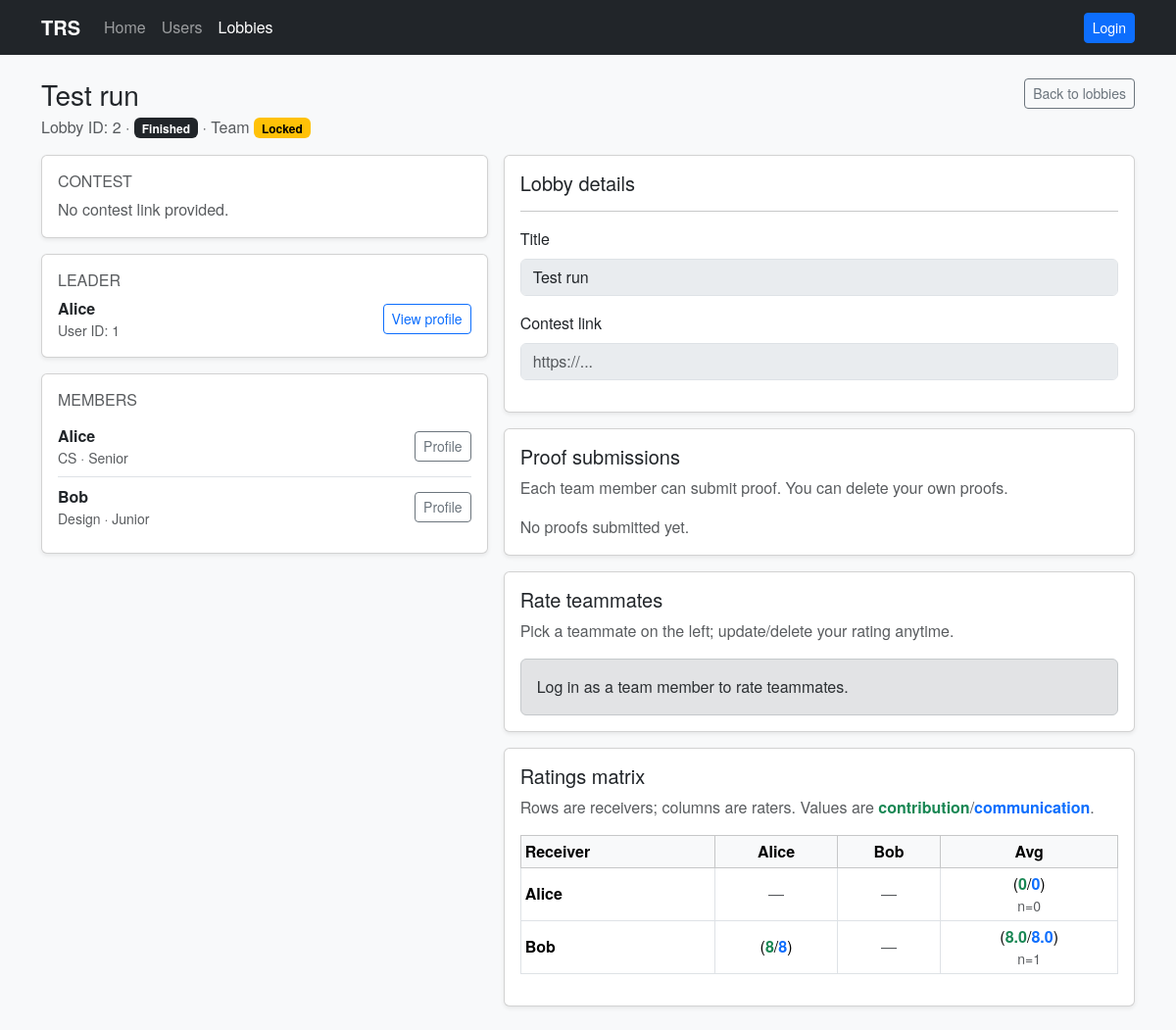
/lobbies/2, run on an earlier commit of the app's database.
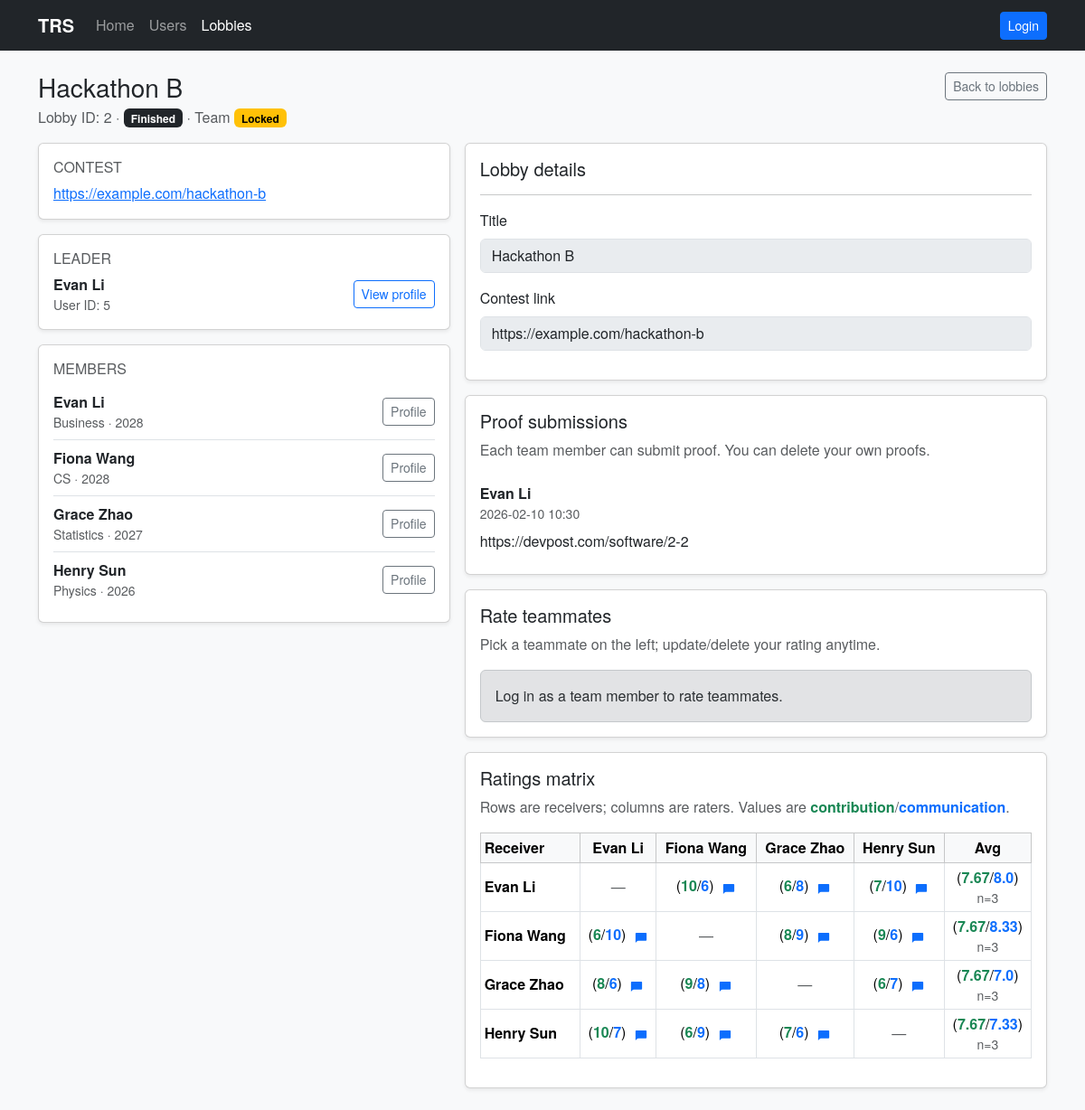
And on a later commit of the database.
### models.py (models this page shows, shortened)
class Lobby(db.Model):
    id = db.Column(db.Integer, primary_key=True)
    title = db.Column(db.String(200), nullable=False)
    contest_link = db.Column(db.String(500))
    leader_id = db.Column(db.Integer)
    finished = db.Column(db.Boolean, default=False)
    finished_at = db.Column(db.DateTime)
    created_at = db.Column(db.DateTime, default=datetime.utcnow)
    teams = db.relationship('Team', backref='lobby', cascade='all, delete-orphan')

class User(db.Model):
    id = db.Column(db.Integer, primary_key=True)
    name = db.Column(db.String(120), nullable=False)
    major = db.Column(db.String(120))
    year = db.Column(db.String(50))
    bio = db.Column(db.String(1000))
    contact = db.Column(db.String(500))
    phone = db.Column(db.String(80))
    email = db.Column(db.String(200))
    created_at = db.Column(db.DateTime, default=datetime.utcnow)

class Rating(db.Model):
    id = db.Column(db.Integer, primary_key=True)
    team_id = db.Column(db.Integer, db.ForeignKey('team.id'))
    rater_id = db.Column(db.Integer)
    target_user_id = db.Column(db.Integer)
    contribution = db.Column(db.Integer)
    communication = db.Column(db.Integer)
    would_work_again = db.Column(db.Boolean, default=False)
    comment = db.Column(db.String(1000))
    created_at = db.Column(db.DateTime, default=datetime.utcnow)

class Submission(db.Model):
    id = db.Column(db.Integer, primary_key=True)
    team_id = db.Column(db.Integer, db.ForeignKey('team.id'))
    submitter_id = db.Column(db.Integer)
    proof_link = db.Column(db.String(1000))
    created_at = db.Column(db.DateTime, default=datetime.utcnow)

### app.py (the view, shortened to what this page needs)
@app.route('/lobbies/<int:lobby_id>', methods=['GET', 'POST'])
def lobby_detail(lobby_id):
    from models import Lobby, Team, User, Rating
    lobby = Lobby.query.get_or_404(lobby_id)
    team = Team.query.filter_by(lobby_id=lobby.id).first()
    leader = User.query.get(lobby.leader_id) if lobby.leader_id else None
    viewer = get_current_user()
    is_leader = viewer is not None and lobby.leader_id is not None and viewer.id == lobby.leader_id
    members = []
    if team:
        for tm in team.members:
            u = User.query.get(tm.user_id)
            if u:
                members.append(u)
    is_member = False
    if viewer and team:
        is_member = any(tm.user_id == viewer.id for tm in team.members)
    submissions = []
    if team:
        from models import Submission
        for s in team.submissions:
            submitter = User.query.get(s.submitter_id) if getattr(s, 'submitter_id', None) else None
            submissions.append({'submission': s, 'submitter': submitter})
        submissions.sort(key=lambda x: (x['submission'].created_at or datetime.min), reverse=True)
    teammates = []
    if viewer:
        teammates = [m for m in members if m.id != viewer.id]
    ratings = []
    rating_by_pair = {}
    viewer_ratings_by_target = {}
    avg_by_target = {}
    if team:
        ratings = Rating.query.filter_by(team_id=team.id).all()
        for r in ratings:
            rating_by_pair[(r.target_user_id, r.rater_id)] = r
            if viewer and r.rater_id == viewer.id:
                viewer_ratings_by_target[r.target_user_id] = r
        for m in members:
            rs = [r for r in ratings if r.target_user_id == m.id]
            if rs:
                avg_by_target[m.id] = {
                    'contribution': round(sum(r.contribution or 0 for r in rs) / len(rs), 2),
                    'communication': round(sum(r.communication or 0 for r in rs) / len(rs), 2),
                    'count': len(rs),
                }
            else:
                avg_by_target[m.id] = {'contribution': 0, 'communication': 0, 'count': 0}
    return render_template(
        'lobby_detail.html',
        lobby=lobby,
        team=team,
        leader=leader,
        members=members,
        is_leader=is_leader,
        is_member=is_member,
        submissions=submissions,
        teammates=teammates,
        ratings=ratings,
        rating_by_pair=rating_by_pair,
        viewer_ratings_by_target=viewer_ratings_by_target,
        avg_by_target=avg_by_target,
    )

### app.py (called while the page is built)
def get_current_user():
    from models import User
    user_id = session.get('user_id')
    if not user_id:
        return None
    return User.query.get(user_id)

@app.context_processor
def inject_current_user():
    return {'current_user': get_current_user()}

### templates/lobby_detail.html (shortened to what the changed rows need)
{% extends 'base.html' %}
{% block content %}
  <div class="d-flex align-items-start justify-content-between gap-3 mb-3">
    <div>
      <h1 class="h3 mb-1">{{ lobby.title }}</h1>
      <div class="text-muted">
        Lobby ID: {{ lobby.id }}
        {% if lobby.finished %}· <span class="badge text-bg-dark">Finished</span>{% endif %}
        {% if team %}· Team {% if team.locked %}<span class="badge text-bg-warning">Locked</span>{% else %}<span class="badge text-bg-success">Open</span>{% endif %}{% endif %}
      </div>
    </div>
  </div>
  <div class="row g-3">
    <div class="col-lg-5">
      <div class="card shadow-sm">
        <div class="card-body">
          <h2 class="h6 text-uppercase text-muted">Contest</h2>
          {% if lobby.contest_link %}
            <a href="{{ lobby.contest_link }}" target="_blank" rel="noopener noreferrer">{{ lobby.contest_link }}</a>
          {% else %}
            <div class="text-muted">No contest link provided.</div>
          {% endif %}
        </div>
      </div>
      <div class="card shadow-sm mt-3">
        <div class="card-body">
          <h2 class="h6 text-uppercase text-muted">Leader</h2>
          {% if leader %}
            <div class="d-flex align-items-center justify-content-between gap-2">
              <div>
                <div class="fw-semibold">{{ leader.name }}</div>
                <div class="text-muted small">User ID: {{ leader.id }}</div>
              </div>
              <a class="btn btn-sm btn-outline-primary" href="{{ url_for('user_profile', user_id=leader.id) }}">View profile</a>
            </div>
          {% else %}
            <div class="text-muted">No leader assigned.</div>
          {% endif %}
        </div>
      </div>
      <div class="card shadow-sm mt-3">
        <div class="card-body">
          <h2 class="h6 text-uppercase text-muted">Members</h2>
          {% if members|length %}
            <div class="list-group list-group-flush">
              {% for m in members %}
                <div class="list-group-item px-0 d-flex align-items-center justify-content-between gap-2">
                  <div>
                    <div class="fw-semibold">{{ m.name }}</div>
                    <div class="text-muted small">{{ m.major or '—' }}{% if m.year %} · {{ m.year }}{% endif %}</div>
                  </div>
                  <a class="btn btn-sm btn-outline-secondary" href="{{ url_for('user_profile', user_id=m.id) }}">Profile</a>
                </div>
              {% endfor %}
            </div>
          {% else %}
            <div class="text-muted">No members yet.</div>
          {% endif %}
        </div>
      </div>
    </div>
    <div class="col-lg-7">
      <div class="card shadow-sm">
        <div class="card-body">
          <div class="d-flex align-items-center justify-content-between">
            <h2 class="h5 mb-0">Lobby details</h2>
          </div>
          <form method="post" action="{{ url_for('lobby_detail', lobby_id=lobby.id) }}">
            <fieldset {% if not is_leader %}disabled{% endif %}>
              <div class="mb-3">
                <label class="form-label" for="title">Title</label>
                <input class="form-control" id="title" name="title" value="{{ lobby.title }}" required>
              </div>
              <div class="mb-3">
                <label class="form-label" for="contest_link">Contest link</label>
                <input class="form-control" id="contest_link" name="contest_link" value="{{ lobby.contest_link or '' }}" placeholder="https://...">
              </div>
            </fieldset>
          </form>
        </div>
      </div>
      {% if lobby.finished %}
        <div class="card shadow-sm mt-3">
          <div class="card-body">
            <h2 class="h5">Proof submissions</h2>
            <p class="text-muted mb-3">Each team member can submit proof. You can delete your own proofs.</p>
            {% if submissions|length %}
              <div class="list-group list-group-flush">
                {% for item in submissions %}
                  <div class="list-group-item px-0">
                    <div class="d-flex justify-content-between align-items-start gap-2">
                      <div>
                        <div class="fw-semibold">
                          {% if item.submitter %}{{ item.submitter.name }}{% else %}Unknown submitter{% endif %}
                        </div>
                        <div class="text-muted small">{{ item.submission.created_at.strftime('%Y-%m-%d %H:%M') if item.submission.created_at else '' }}</div>
                      </div>
                    </div>
                    <div class="mt-2">{{ item.submission.proof_link }}</div>
                  </div>
                {% endfor %}
              </div>
            {% else %}
              <div class="text-muted">No proofs submitted yet.</div>
            {% endif %}
          </div>
        </div>
            <div class="card shadow-sm mt-3">
              <div class="card-body">
                <h2 class="h5">Rate teammates</h2>
              </div>
            </div>
            <div class="card shadow-sm mt-3">
              <div class="card-body">
                <h2 class="h5">Ratings matrix</h2>
                {% if members|length %}
                  <div class="table-responsive">
                    <table class="table table-sm table-bordered align-middle text-center">
                      <thead class="table-light">
                        <tr>
                          <th class="text-start">Receiver</th>
                          {% for rater in members %}
                            <th>{{ rater.name }}</th>
                          {% endfor %}
                          <th>Avg</th>
                        </tr>
                      </thead>
                      <tbody>
                        {% for receiver in members %}
                          <tr>
                            <th class="text-start">{{ receiver.name }}</th>
                            {% for rater in members %}
                              <td>
                                {% if receiver.id == rater.id %}
                                  <span class="text-muted">—</span>
                                {% else %}
                                  {% set cell = rating_by_pair.get((receiver.id, rater.id)) %}
                                  {% if cell %}
                                    (<span class="text-success fw-semibold">{{ cell.contribution }}</span>/<span class="text-primary fw-semibold">{{ cell.communication }}</span>)
                                    {% if cell.comment %}
                                      <button type="button" class="btn btn-link btn-sm p-0 ms-1" data-bs-toggle="popover" data-bs-trigger="focus" data-bs-placement="top" title="Comment" data-bs-content="{{ cell.comment|e }}">
                                      </button>
                                    {% endif %}
                                  {% else %}
                                    <span class="text-muted">—</span>
                                  {% endif %}
                                {% endif %}
                              </td>
                            {% endfor %}
                            <td>
                              {% set a = avg_by_target.get(receiver.id) %}
                              (<span class="text-success fw-semibold">{{ a.contribution }}</span>/<span class="text-primary fw-semibold">{{ a.communication }}</span>)
                              <div class="small text-muted">n={{ a.count }}</div>
                            </td>
                          </tr>
                        {% endfor %}
                      </tbody>
                    </table>
                  </div>
                {% else %}
                  <div class="text-muted">No ratings yet.</div>
                {% endif %}
              </div>
            </div>
        </div>
      {% endif %}
    </div>
{% endblock %}

What changed in the data, as far as the page shows it:
no longer on this page (row edited): User: name "Alice", id "1", major "CS", year "Senior", contribution "0", communication "0", count "0"
no longer on this page (row edited): User: name "Bob", major "Design", year "Junior", contribution "8.0", communication "8.0", count "1"
no longer on this page (row edited): Rating: contribution "8", communication "8"
changed Lobby id 2: title "Test run" → "Hackathon B"; contest_link (not shown) → "https://example.com/hackathon-b"
added User: name "Evan Li", id "5", major "Business", year "2028", submitter.name "Evan Li", contribution "7.67", communication "8.0", count "3"
added User: name "Fiona Wang", major "CS", year "2028", contribution "7.67", communication "8.33", count "3"
added User: name "Grace Zhao", major "Statistics", year "2027", contribution "7.67", communication "7.0", count "3"
added User: name "Henry Sun", major "Physics", year "2026", contribution "7.67", communication "7.33", count "3"
now on this page (row edited): Submission: submission.created_at "2026-02-10 10:30", submission.proof_link "https://devpost.com/software/2-2"
added Rating: contribution "10", communication "6"
added Rating: contribution "6", communication "8"
added Rating: contribution "7", communication "10"
added Rating: contribution "6", communication "10"
added Rating: contribution "8", communication "9"
added Rating: contribution "9", communication "6"
added Rating: contribution "8", communication "6"
added Rating: contribution "9", communication "8"
added Rating: contribution "6", communication "7"
added Rating: contribution "10", communication "7"
added Rating: contribution "6", communication "9"
added Rating: contribution "7", communication "6"
Also different on the page:
text no longer shown: "No contest link provided. No proofs submitted yet."
